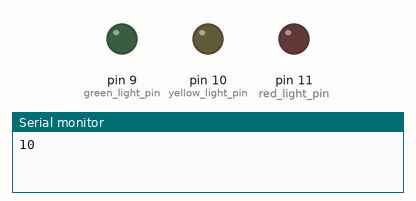
Bench run of a sketch on a simulated Arduino Uno, built with avr-gcc and run on an emulated ATmega328P. Parts: output pins drawn as LEDs (lit = HIGH), the last lines printed to the serial monitor. Random numbers use the default seed unless the sketch sets one.

Above: at 0.1 s.
At 8.1 s:
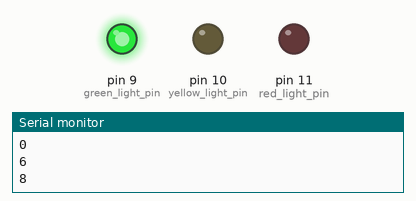
At 20.1 s:
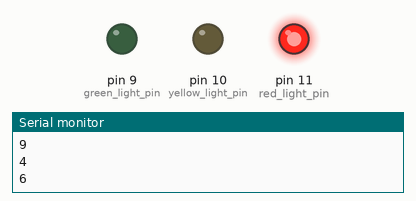
At 38.1 s:
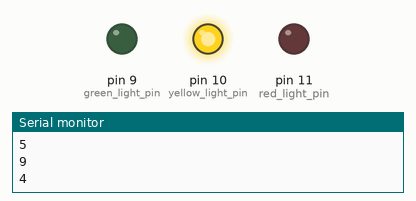
Timing chart, 0 to 39.6 s (numbered marks = the images above):
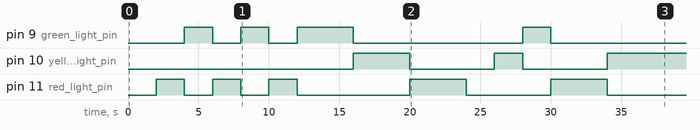

The sketch:

ejercicio2.ino
```cpp
int red_light_pin = 11;
int green_light_pin = 9;
int yellow_light_pin = 10;

void setup()
{
  Serial.begin(9600);
  pinMode(red_light_pin, OUTPUT);
  pinMode(green_light_pin, OUTPUT);
  pinMode(yellow_light_pin, OUTPUT);
}

void loop()
{
  int numero = random(0, 11);
  Serial.println(numero);
  switch(numero) {
    case 0:
    	digitalWrite(green_light_pin, HIGH);
  		delay(2000);
    	digitalWrite(red_light_pin, LOW);
    	digitalWrite(green_light_pin, LOW);
    	digitalWrite(yellow_light_pin, LOW);
    	break;
    case 1:
    	digitalWrite(red_light_pin, HIGH);
  		delay(2000);
    	digitalWrite(red_light_pin, LOW);
    	digitalWrite(green_light_pin, LOW);
    	digitalWrite(yellow_light_pin, LOW);
    	break;
    case 2:
    	digitalWrite(green_light_pin, HIGH);
  		delay(2000);
    	digitalWrite(red_light_pin, LOW);
    	digitalWrite(green_light_pin, LOW);
    	digitalWrite(yellow_light_pin, LOW);
    	break;
    case 3:
    	digitalWrite(red_light_pin, HIGH);
  		delay(2000);
    	digitalWrite(red_light_pin, LOW);
    	digitalWrite(green_light_pin, LOW);
    	digitalWrite(yellow_light_pin, LOW);
    	break;
    case 4:
    	digitalWrite(yellow_light_pin, HIGH);
  		delay(2000);
    	digitalWrite(red_light_pin, LOW);
    	digitalWrite(green_light_pin, LOW);
    	digitalWrite(yellow_light_pin, LOW);
    	break;
    case 5:
    	digitalWrite(yellow_light_pin, HIGH);
  		delay(2000);
    	digitalWrite(red_light_pin, LOW);
    	digitalWrite(green_light_pin, LOW);
    	digitalWrite(yellow_light_pin, LOW);
    	break;
    case 6:
    	digitalWrite(red_light_pin, HIGH);
  		delay(2000);
    	digitalWrite(red_light_pin, LOW);
    	digitalWrite(green_light_pin, LOW);
    	digitalWrite(yellow_light_pin, LOW);
    	break;
    case 7:
    	digitalWrite(red_light_pin, HIGH);
  		delay(2000);
    	digitalWrite(red_light_pin, LOW);
    	digitalWrite(green_light_pin, LOW);
    	digitalWrite(yellow_light_pin, LOW);
    	break;
    case 8:
    	digitalWrite(green_light_pin, HIGH);
  		delay(2000);
    	digitalWrite(red_light_pin, LOW);
    	digitalWrite(green_light_pin, LOW);
    	digitalWrite(yellow_light_pin, LOW);
    	break;
    case 9:
    	digitalWrite(yellow_light_pin, HIGH);
  		delay(2000);
    	digitalWrite(red_light_pin, LOW);
    	digitalWrite(green_light_pin, LOW);
    	digitalWrite(yellow_light_pin, LOW);
    	break;
    case 10:
    	digitalWrite(red_light_pin, LOW);
    	digitalWrite(green_light_pin, LOW);
    	digitalWrite(yellow_light_pin, LOW);
  		delay(2000);
    	break;
  }

}
```

Measured:
- by itself, pin 9 (green_light_pin): LOW → HIGH at 4.0 s, → LOW 2.0 s later, → HIGH 2.0 s later, → LOW 2.0 s later, … (8 changes in this stretch)
- by itself, pin 10 (yellow_light_pin): goes HIGH 4.0 s, LOW 6.0 s, HIGH 2.0 s, LOW 6.0 s, then HIGH
- by itself, pin 11 (red_light_pin): LOW → HIGH at 2.0 s, → LOW 2.0 s later, → HIGH 2.0 s later, → LOW 2.0 s later, … (10 changes in this stretch)
